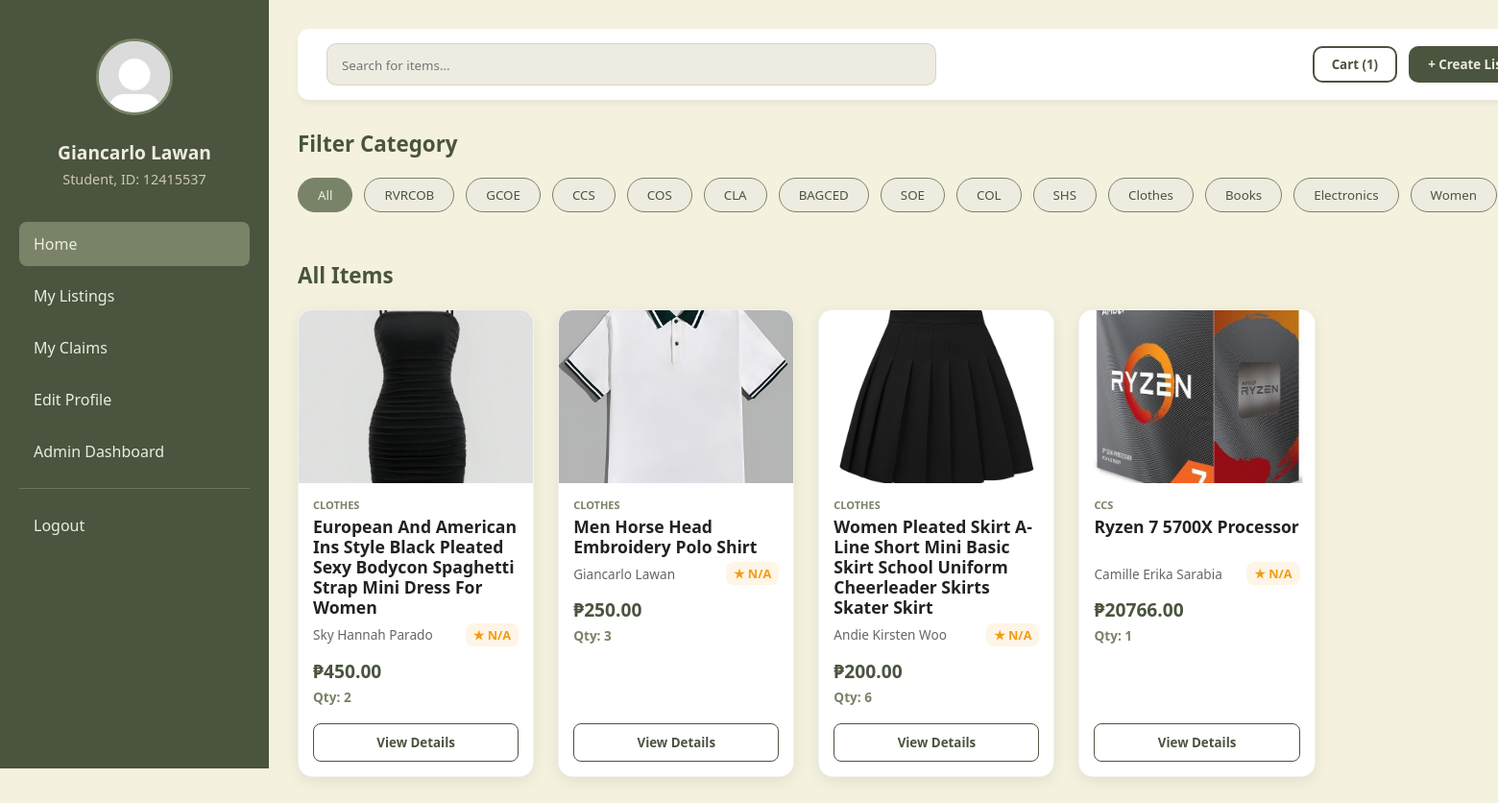
The app's page /home.php (signed in) with its own data.
### tables this page shows
CREATE TABLE `categories` (
  `category_id` int NOT NULL,
  `category_name` varchar(100) NOT NULL,
  `created_by_admin_id` int NOT NULL,
  `created_at` timestamp NULL DEFAULT CURRENT_TIMESTAMP
);

CREATE TABLE `listings` (
  `listing_id` int NOT NULL,
  `seller_id` int NOT NULL,
  `product_name` varchar(150) NOT NULL,
  `description` text NOT NULL,
  `price` decimal(10,2) NOT NULL,
  `quantity` int NOT NULL DEFAULT '1',
  `category1_id` int NOT NULL,
  `category2_id` int DEFAULT NULL,
  `category3_id` int DEFAULT NULL,
  `status` enum('Pending','Available','Reserved','Sold','Rejected') DEFAULT 'Pending',
  `approved_by` int NOT NULL,
  `created_at` timestamp NULL DEFAULT CURRENT_TIMESTAMP,
  `updated_at` timestamp NULL DEFAULT CURRENT_TIMESTAMP ON UPDATE CURRENT_TIMESTAMP
);

### home.php (the view, shortened to what this page needs)
<?php
require 'db.php';
$user_id = $_SESSION['user_id'];
$dlsu_id_number = $_SESSION['dlsu_id_number'];
$first_name = $_SESSION['first_name'];
$last_name = $_SESSION['last_name'];
$full_name = trim($first_name . ' ' . $last_name);
$role = $_SESSION['role'];
$profile_pic = 'profile_pictures/' . $_SESSION['profile_picture'];
$admin_role_id = $_SESSION['admin_role_id'];
$cart_query = "SELECT COUNT(*) AS cart_count
               FROM cart
               WHERE buyer_id = ?";
$stmt = $conn->prepare($cart_query);
$stmt->bind_param('i', $user_id);
$stmt->execute();
$cart_result = $stmt->get_result();
$cart_row = $cart_result->fetch_assoc();
$cart_count = $cart_row['cart_count'];
$active_filter = 'all';
$search_query = $_POST['search_query'] ?? '';
$listings = [];
$where_clauses = ["l.status = 'Available'", "l.quantity > 0"];
$where_sql = implode(' AND ', $where_clauses);
$query = "SELECT l.listing_id, c1.category_name AS cat1, c2.category_name AS cat2, c3.category_name AS cat3,
                 l.product_name, CONCAT(u.first_name, ' ', u.last_name) AS full_name, IFNULL(ROUND(AVG(r.rating_value), 1), 0) AS avg_rating,
                 l.price, l.quantity, (SELECT image_path FROM listing_images WHERE listing_id = l.listing_id LIMIT 1) AS image_path
          FROM listings l
          LEFT JOIN users u ON u.user_id = l.seller_id
          LEFT JOIN ratings r ON r.rated_user_id = u.user_id
          LEFT JOIN categories c1 ON c1.category_id = l.category1_id
          LEFT JOIN categories c2 ON c2.category_id = l.category2_id
          LEFT JOIN categories c3 ON c3.category_id = l.category3_id
          WHERE $where_sql
          GROUP BY l.listing_id
          ORDER BY l.created_at DESC";
$stmt = $conn->prepare($query);
$stmt->execute();
$listing_result = $stmt->get_result();
if ($listing_result->num_rows > 0) {
    while ($row = $listing_result->fetch_assoc()) {
        $listings[] = $row;
    }
}
$categories = [];
$cat_query = "SELECT *
              FROM categories
              ORDER BY category_id ASC";
$stmt = $conn->prepare($cat_query);
$stmt->execute();
$cat_result = $stmt->get_result();
if ($cat_result->num_rows > 0) {
    while ($row = $cat_result->fetch_assoc()) {
        $categories[] = $row;
    }
}
?>
<!DOCTYPE html>
<html lang="en">
<head>
    <link rel="stylesheet" href="stylesheets/home.css" />
</head>
<body>
    <form action="home.php" method="post">
        <div class="dashboard-container">
            <aside class="sidebar">
                <div class="user-profile-section">
                    <img src="<?= htmlspecialchars($profile_pic); ?>" alt="Profile" class="nav-logo">
                    <div class="user-info-display">
                        <h2 class="user-name"><?= htmlspecialchars($full_name); ?></h2>
                        <p class="user-id"><?= htmlspecialchars("$role, ID: $dlsu_id_number"); ?></p>
                    </div>
                </div>
                <nav class="nav-menu">
                    <a href="home.php" class="active">Home</a>
                    <a href="mylistings.php">My Listings</a>
                    <a href="myclaims.php">My Claims</a>
                    <a href="editprofile.php">Edit Profile</a>
                    <?php if (!empty($admin_role_id)): ?>
                        <a href="admin_dashboard.php">Admin Dashboard</a>
                    <?php endif; ?>
                    <hr class="nav-divider">
                    <a href="logout.php" class="logout-link">Logout</a>
                </nav>
            </aside>
            <main class="main-content">
                <header class="top-bar">
                    <div class="search-wrapper">
                        <input type="text" name="search_query" placeholder="Search for items..." value="<?= htmlspecialchars($search_query); ?>">
                    </div>
                    <div class="header-actions">
                        <button class="cart-btn" name="action" value="viewcart">Cart (<?= htmlspecialchars($cart_count); ?>)</button>
                        <button class="create-listing-btn" name="action" value="createlisting">+ Create Listing</button>
                    </div>
                </header>
                <section class="content-body">
                    <div class="section-container">
                        <h3 class="section-title">Filter Category</h3>
                        <div class="category-scroll">
                            <button class="filter-chip <?= ($active_filter == 'all') ? 'active-chip' : ''; ?>" name="filter" value="all">All</button>
                            <?php foreach ($categories as $c): ?>
                                <button class="filter-chip <?= ($active_filter == $c['category_id']) ? 'active-chip' : ''; ?>" name="filter" value="<?= $c['category_id']; ?>"><?= htmlspecialchars($c['category_name']); ?></button>
                            <?php endforeach; ?>
                        </div>
                    </div>
                    <div class="section-container">
                        <h3 class="section-title">
                            <?php if (!empty($search_query)): ?>
                                Search Results for "<?= htmlspecialchars($search_query); ?>"
                            <?php else: ?>
                                All Items
                            <?php endif; ?>
                        </h3>
                        <div class="product-grid">
                            <?php if (empty($listings)): ?>
                                <div class="no-listings">
                                    <h3>No items found</h3>
                                    <p>We couldn't find any listings matching your search or filter criteria.</p>
                                </div>
                            <?php else: ?>
                                <?php foreach ($listings as $l): ?>
                                    <a href="<?= "viewitem.php?listing_id=" . $l['listing_id']; ?>" class="cart-item-link">
                                        <div class="product-card">
                                            <?php if (!empty($l['image_path'])): ?>
                                                <img src="<?= htmlspecialchars($l['image_path']); ?>" alt="Product Image" class="product-image">
                                            <?php else: ?>
                                                <div class="product-image-placeholder">No Image</div>
                                            <?php endif; ?>
                                            <div class="product-info">
                                                <?php
                                                $cat_array = [];
                                                if (!empty($l['cat1'])) $cat_array[] = $l['cat1'];
                                                $category_display = implode(', ', $cat_array);
                                                ?>
                                                <span class="category-tag"><?= htmlspecialchars($category_display); ?></span>
                                                <h4 class="item-name"><?= htmlspecialchars($l['product_name']); ?></h4>
                                                <div class="seller-row">
                                                    <span class="seller-name"><?= htmlspecialchars($l['full_name']); ?></span>
                                                    <?php if ($l['avg_rating'] > 0): ?>
                                                        <span class="seller-rating">★ <?= htmlspecialchars($l['avg_rating']); ?></span>
                                                    <?php else: ?>
                                                        <span class="seller-rating">★ N/A</span>
                                                    <?php endif; ?>
                                                </div>
                                                <div class="price-qty-row">
                                                    <p class="item-price">₱<?= htmlspecialchars($l['price']); ?></p>
                                                    <span class="item-quantity">Qty: <?= htmlspecialchars($l['quantity']); ?></span>
                                                </div>
                                                <button class="view-item-btn" name="viewitem" value="<?= $l['listing_id']; ?>">View Details</button>
                                            </div>
                                        </div>
                                    </a>
                                <?php endforeach; ?>
                            <?php endif; ?>
                        </div>
                    </div>
                </section>
            </main>
        </div>
    </form>
</body>
</html>

### stylesheets/home.css (style rules this page uses)
* { box-sizing: border-box; margin: 0; padding: 0; font-family: "Segoe UI", Tahoma, Geneva, Verdana, sans-serif; }
body { background-color: #f4f1de; color: #333; }
.dashboard-container { display: flex; min-height: 100vh; }
.sidebar { width: 280px; background-color: #4a543e; color: #eeece0; padding: 40px 20px; position: fixed; height: 100vh; display: flex; flex-direction: column; }
.user-profile-section { text-align: center; margin-bottom: 35px; }
.nav-logo { width: 80px; height: 80px; border-radius: 50%; border: 3px solid #798367; margin-bottom: 15px; object-fit: cover; background-color: #eeece0; }
.user-name { font-size: 1.2rem; margin: 5px 0; color: #eeece0; }
.user-id { font-size: 0.9rem; color: #cec8b0; font-weight: 400; }
.nav-menu a { color: #eeece0; text-decoration: none; padding: 12px 15px; display: block; border-radius: 8px; margin-bottom: 8px; transition: 0.2s; }
.nav-menu a:hover, .nav-menu a.active { background: #798367; }
.nav-divider { border: 0; border-top: 1px solid rgba(238, 236, 224, 0.2); margin: 15px 0; }
.main-content { margin-left: 280px; flex: 1; padding: 30px; }
.top-bar { display: flex; justify-content: space-between; align-items: center; padding: 15px 30px; background: #fff; border-radius: 12px; box-shadow: 0 4px 6px rgba(0, 0, 0, 0.05); margin-bottom: 30px; }
.search-wrapper { background: #eeece0; padding: 10px 15px; border-radius: 10px; width: 50%; border: 1px solid rgba(0, 0, 0, 0.1); }
.search-wrapper input { border: none; background: transparent; width: 100%; outline: none; color: #333; }
.header-actions { display: flex; gap: 12px; }
.cart-btn { background: transparent; border: 2px solid #4a543e; color: #4a543e; padding: 8px 18px; border-radius: 10px; font-weight: 600; cursor: pointer; transition: 0.3s; }
.create-listing-btn { background: #4a543e; color: #eeece0; border: none; padding: 10px 20px; border-radius: 10px; font-weight: 600; cursor: pointer; }
.section-container { margin-bottom: 40px; }
.section-title { font-size: 1.4rem; color: #4a543e; margin-bottom: 20px; font-weight: 700; }
.category-scroll { display: flex; gap: 12px; overflow-x: auto; padding-bottom: 10px; scrollbar-width: none; }
.filter-chip { background-color: #eeece0; border: 1px solid #798367; color: #4a543e; padding: 8px 20px; border-radius: 20px; cursor: pointer; white-space: nowrap; font-weight: 500; transition: 0.2s ease; }
.filter-chip.active-chip { background-color: #798367; color: #eeece0; }
.product-grid { display: grid; grid-template-columns: repeat(auto-fill, minmax(220px, 1fr)); gap: 25px; }
.cart-item-link { text-decoration: none; color: inherit; display: block; }
.product-card { background: #fff; border-radius: 15px; overflow: hidden; box-shadow: 0 4px 15px rgba(0, 0, 0, 0.08); transition: transform 0.2s ease; border: 1px solid rgba(0, 0, 0, 0.05); display: flex; flex-direction: column; height: 100%; }
.product-image { width: 100%; height: 180px; object-fit: cover; border-radius: 12px 12px 0 0; }
.product-info { padding: 15px; display: flex; flex-direction: column; flex-grow: 1; }
.category-tag { font-size: 11px; color: #798367; text-transform: uppercase; font-weight: 700; }
.item-name { margin: 5px 0; font-size: 1.1rem; color: #222; line-height: 1.2; min-height: 2.4em; }
.seller-row { display: flex; justify-content: space-between; align-items: center; width: 100%; margin-bottom: 12px; }
.seller-name { font-size: 0.85rem; color: #666; font-weight: 500; white-space: nowrap; overflow: hidden; text-overflow: ellipsis; padding-right: 10px; }
.seller-rating { font-size: 0.8rem; font-weight: 700; color: #f39c12; background: rgba(243, 156, 18, 0.1); padding: 3px 8px; border-radius: 8px; white-space: nowrap; }
.price-qty-row { margin-bottom: 15px; }
.item-price { font-size: 1.2rem; font-weight: 700; color: #4a543e; margin-bottom: 4px; }
.item-quantity { display: block; font-size: 0.85rem; color: #798367; font-weight: 600; margin-bottom: 3px; }
.view-item-btn { width: 100%; padding: 10px; background: transparent; border: 1px solid #4a543e; color: #4a543e; border-radius: 8px; font-weight: 600; cursor: pointer; transition: 0.2s; margin-top: auto; }

### records on screen
categories: $c['category_id'] 1 (drawn), category_name "RVRCOB"
categories: $c['category_id'] 2 (drawn), category_name "GCOE"
categories: $c['category_id'] 3 (drawn), category_name "CCS"
categories: $c['category_id'] 4 (drawn), category_name "COS"
categories: $c['category_id'] 5 (drawn), category_name "CLA"
categories: $c['category_id'] 6 (drawn), category_name "BAGCED"
categories: $c['category_id'] 7 (drawn), category_name "SOE"
categories: $c['category_id'] 8 (drawn), category_name "COL"
categories: $c['category_id'] 9 (drawn), category_name "SHS"
categories: $c['category_id'] 10 (drawn), category_name "Clothes"
categories: $c['category_id'] 11 (drawn), category_name "Books"
categories: $c['category_id'] 14 (drawn), category_name "Electronics"
categories: $c['category_id'] 15 (drawn), category_name "Women"
listings: shows a picture, category_display "CLOTHES", product_name "European And American Ins Style Black Pleated Sexy Bodycon Spaghetti Strap Mini Dress For Women", full_name "Sky Hannah Parado", price "450.00", quantity "2", $l['listing_id'] 4 (drawn)
listings: shows a picture, category_display "CLOTHES", product_name "Men Horse Head Embroidery Polo Shirt", full_name "Giancarlo Lawan", price "250.00", quantity "3"
listings: shows a picture, category_display "CLOTHES", product_name "Women Pleated Skirt A-Line Short Mini Basic Skirt School Uniform Cheerleader Skirts Skater Skirt", full_name "Andie Kirsten Woo", price "200.00", quantity "6", $l['listing_id'] 2 (drawn)
listings: shows a picture, category_display "CCS", product_name "Ryzen 7 5700X Processor", full_name "Camille Erika Sarabia", price "20766.00", quantity "1"

### other values on screen
$full_name "Giancarlo Lawan"
$cart_count "1"
